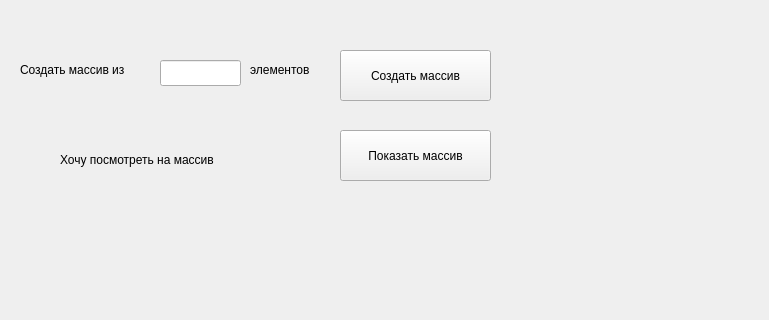
<?xml version="1.0" encoding="UTF-8"?>
<ui version="4.0">
 <class>MainWindow</class>
 <widget class="QMainWindow" name="MainWindow">
  <property name="geometry">
   <rect>
    <x>0</x>
    <y>0</y>
    <width>769</width>
    <height>320</height>
   </rect>
  </property>
  <property name="windowTitle">
   <string>MainWindow</string>
  </property>
  <widget class="QWidget" name="centralwidget">
   <widget class="QPushButton" name="pushButton">
    <property name="geometry">
     <rect>
      <x>340</x>
      <y>50</y>
      <width>151</width>
      <height>51</height>
     </rect>
    </property>
    <property name="text">
     <string>Создать массив</string>
    </property>
   </widget>
   <widget class="QLineEdit" name="lineEdit">
    <property name="geometry">
     <rect>
      <x>160</x>
      <y>60</y>
      <width>81</width>
      <height>26</height>
     </rect>
    </property>
   </widget>
   <widget class="QLabel" name="label">
    <property name="geometry">
     <rect>
      <x>20</x>
      <y>60</y>
      <width>131</width>
      <height>20</height>
     </rect>
    </property>
    <property name="text">
     <string>Создать массив из</string>
    </property>
   </widget>
   <widget class="QLabel" name="label_2">
    <property name="geometry">
     <rect>
      <x>60</x>
      <y>150</y>
      <width>211</width>
      <height>20</height>
     </rect>
    </property>
    <property name="text">
     <string>Хочу посмотреть на массив</string>
    </property>
   </widget>
   <widget class="QPushButton" name="pushButton_2">
    <property name="geometry">
     <rect>
      <x>340</x>
      <y>130</y>
      <width>151</width>
      <height>51</height>
     </rect>
    </property>
    <property name="text">
     <string>Показать массив</string>
    </property>
   </widget>
   <widget class="QLabel" name="label_3">
    <property name="geometry">
     <rect>
      <x>250</x>
      <y>60</y>
      <width>81</width>
      <height>20</height>
     </rect>
    </property>
    <property name="text">
     <string>элементов</string>
    </property>
   </widget>
  </widget>
 </widget>
 <resources/>
 <connections/>
</ui>
